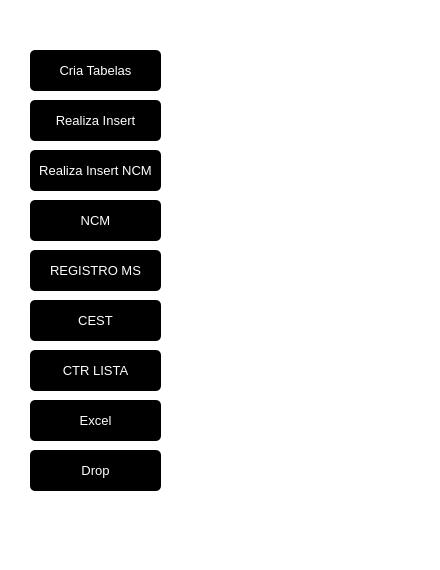
<?xml version="1.0" encoding="UTF-8"?>
<ui version="4.0">
 <class>MainWindow</class>
 <widget class="QMainWindow" name="MainWindow">
  <property name="geometry">
   <rect>
    <x>0</x>
    <y>0</y>
    <width>440</width>
    <height>570</height>
   </rect>
  </property>
  <property name="minimumSize">
   <size>
    <width>440</width>
    <height>570</height>
   </size>
  </property>
  <property name="maximumSize">
   <size>
    <width>440</width>
    <height>570</height>
   </size>
  </property>
  <property name="windowTitle">
   <string>MainWindow</string>
  </property>
  <property name="inputMethodHints">
   <set>Qt::ImhPreferUppercase</set>
  </property>
  <widget class="QWidget" name="centralwidget">
   <widget class="QLabel" name="labelBackground">
    <property name="geometry">
     <rect>
      <x>0</x>
      <y>0</y>
      <width>441</width>
      <height>571</height>
     </rect>
    </property>
    <property name="styleSheet">
     <string notr="true">QLabel {
background-color:rgb(255, 255, 255);}</string>
    </property>
    <property name="text">
     <string/>
    </property>
   </widget>
   <widget class="QPushButton" name="create">
    <property name="geometry">
     <rect>
      <x>30</x>
      <y>50</y>
      <width>131</width>
      <height>41</height>
     </rect>
    </property>
    <property name="font">
     <font>
      <family>Arial</family>
      <pointsize>10</pointsize>
      <weight>50</weight>
      <bold>false</bold>
     </font>
    </property>
    <property name="styleSheet">
     <string notr="true">QPushButton {
	border-radius: 5px;
	color:rgb(255, 255, 255);
	background-color: rgb(0,0,0);

}

QPushButton:hover {
	color:rgb(255, 255, 255);
	background-color: rgb(68, 68, 68)	;

}
</string>
    </property>
    <property name="text">
     <string>Cria Tabelas</string>
    </property>
   </widget>
   <widget class="QLabel" name="labelInfoLista">
    <property name="geometry">
     <rect>
      <x>180</x>
      <y>360</y>
      <width>211</width>
      <height>21</height>
     </rect>
    </property>
    <property name="font">
     <font>
      <pointsize>11</pointsize>
     </font>
    </property>
    <property name="styleSheet">
     <string notr="true">color:rgb(208, 39, 24)</string>
    </property>
    <property name="text">
     <string/>
    </property>
   </widget>
   <widget class="QLabel" name="labelDataCon">
    <property name="geometry">
     <rect>
      <x>40</x>
      <y>530</y>
      <width>371</width>
      <height>20</height>
     </rect>
    </property>
    <property name="text">
     <string/>
    </property>
   </widget>
   <widget class="QPushButton" name="insert">
    <property name="geometry">
     <rect>
      <x>30</x>
      <y>100</y>
      <width>131</width>
      <height>41</height>
     </rect>
    </property>
    <property name="font">
     <font>
      <family>Arial</family>
      <pointsize>10</pointsize>
      <weight>50</weight>
      <bold>false</bold>
     </font>
    </property>
    <property name="styleSheet">
     <string notr="true">QPushButton {
	border-radius: 5px;
	color:rgb(255, 255, 255);
	background-color: rgb(0,0,0);

}

QPushButton:hover {
	color:rgb(255, 255, 255);
	background-color: rgb(68, 68, 68)	;

}
</string>
    </property>
    <property name="text">
     <string>Realiza Insert</string>
    </property>
   </widget>
   <widget class="QPushButton" name="excel">
    <property name="geometry">
     <rect>
      <x>30</x>
      <y>400</y>
      <width>131</width>
      <height>41</height>
     </rect>
    </property>
    <property name="font">
     <font>
      <family>Arial</family>
      <pointsize>10</pointsize>
      <weight>50</weight>
      <bold>false</bold>
     </font>
    </property>
    <property name="styleSheet">
     <string notr="true">QPushButton {
	border-radius: 5px;
	color:rgb(255, 255, 255);
	background-color: rgb(0,0,0);

}

QPushButton:hover {
	color:rgb(255, 255, 255);
	background-color: rgb(68, 68, 68)	;

}
</string>
    </property>
    <property name="text">
     <string>Excel</string>
    </property>
   </widget>
   <widget class="QPushButton" name="btn_update_lista">
    <property name="geometry">
     <rect>
      <x>30</x>
      <y>350</y>
      <width>131</width>
      <height>41</height>
     </rect>
    </property>
    <property name="font">
     <font>
      <family>Arial</family>
      <pointsize>10</pointsize>
      <weight>50</weight>
      <bold>false</bold>
     </font>
    </property>
    <property name="styleSheet">
     <string notr="true">QPushButton {
	border-radius: 5px;
	color:rgb(255, 255, 255);
	background-color: rgb(0,0,0);

}

QPushButton:hover {
	color:rgb(255, 255, 255);
	background-color: rgb(68, 68, 68)	;

}
</string>
    </property>
    <property name="text">
     <string>CTR LISTA</string>
    </property>
   </widget>
   <widget class="QPushButton" name="drop">
    <property name="geometry">
     <rect>
      <x>30</x>
      <y>450</y>
      <width>131</width>
      <height>41</height>
     </rect>
    </property>
    <property name="font">
     <font>
      <family>Arial</family>
      <pointsize>10</pointsize>
      <weight>50</weight>
      <bold>false</bold>
     </font>
    </property>
    <property name="styleSheet">
     <string notr="true">QPushButton {
	border-radius: 5px;
	color:rgb(255, 255, 255);
	background-color: rgb(0,0,0);

}

QPushButton:hover {
	color:rgb(255, 255, 255);
	background-color: rgb(68, 68, 68)	;

}
</string>
    </property>
    <property name="text">
     <string>Drop</string>
    </property>
   </widget>
   <widget class="QPushButton" name="btn_update_ncm">
    <property name="geometry">
     <rect>
      <x>30</x>
      <y>200</y>
      <width>131</width>
      <height>41</height>
     </rect>
    </property>
    <property name="font">
     <font>
      <family>Arial</family>
      <pointsize>10</pointsize>
      <weight>50</weight>
      <bold>false</bold>
     </font>
    </property>
    <property name="styleSheet">
     <string notr="true">QPushButton {
	border-radius: 5px;
	color:rgb(255, 255, 255);
	background-color: rgb(0,0,0);

}

QPushButton:hover {
	color:rgb(255, 255, 255);
	background-color: rgb(68, 68, 68)	;

}
</string>
    </property>
    <property name="text">
     <string>NCM</string>
    </property>
   </widget>
   <widget class="QPushButton" name="btn_update_ms">
    <property name="geometry">
     <rect>
      <x>30</x>
      <y>250</y>
      <width>131</width>
      <height>41</height>
     </rect>
    </property>
    <property name="font">
     <font>
      <family>Arial</family>
      <pointsize>10</pointsize>
      <weight>50</weight>
      <bold>false</bold>
     </font>
    </property>
    <property name="styleSheet">
     <string notr="true">QPushButton {
	border-radius: 5px;
	color:rgb(255, 255, 255);
	background-color: rgb(0,0,0);

}

QPushButton:hover {
	color:rgb(255, 255, 255);
	background-color: rgb(68, 68, 68)	;

}
</string>
    </property>
    <property name="text">
     <string>REGISTRO MS</string>
    </property>
   </widget>
   <widget class="QPushButton" name="btn_update_cest">
    <property name="geometry">
     <rect>
      <x>30</x>
      <y>300</y>
      <width>131</width>
      <height>41</height>
     </rect>
    </property>
    <property name="font">
     <font>
      <family>Arial</family>
      <pointsize>10</pointsize>
      <weight>50</weight>
      <bold>false</bold>
     </font>
    </property>
    <property name="styleSheet">
     <string notr="true">QPushButton {
	border-radius: 5px;
	color:rgb(255, 255, 255);
	background-color: rgb(0,0,0);

}

QPushButton:hover {
	color:rgb(255, 255, 255);
	background-color: rgb(68, 68, 68)	;

}
</string>
    </property>
    <property name="text">
     <string>CEST</string>
    </property>
   </widget>
   <widget class="QLabel" name="labelInfoCest">
    <property name="geometry">
     <rect>
      <x>180</x>
      <y>310</y>
      <width>211</width>
      <height>21</height>
     </rect>
    </property>
    <property name="font">
     <font>
      <pointsize>11</pointsize>
     </font>
    </property>
    <property name="styleSheet">
     <string notr="true">color:rgb(208, 39, 24)</string>
    </property>
    <property name="text">
     <string/>
    </property>
   </widget>
   <widget class="QLabel" name="labelInfoMs">
    <property name="geometry">
     <rect>
      <x>180</x>
      <y>260</y>
      <width>211</width>
      <height>21</height>
     </rect>
    </property>
    <property name="font">
     <font>
      <pointsize>11</pointsize>
     </font>
    </property>
    <property name="styleSheet">
     <string notr="true">color:rgb(208, 39, 24)</string>
    </property>
    <property name="text">
     <string/>
    </property>
   </widget>
   <widget class="QLabel" name="labelInfoNcm">
    <property name="geometry">
     <rect>
      <x>180</x>
      <y>210</y>
      <width>211</width>
      <height>21</height>
     </rect>
    </property>
    <property name="font">
     <font>
      <pointsize>11</pointsize>
     </font>
    </property>
    <property name="styleSheet">
     <string notr="true">color:rgb(208, 39, 24)</string>
    </property>
    <property name="text">
     <string/>
    </property>
   </widget>
   <widget class="QLabel" name="labelInfoInsert">
    <property name="geometry">
     <rect>
      <x>180</x>
      <y>110</y>
      <width>211</width>
      <height>21</height>
     </rect>
    </property>
    <property name="font">
     <font>
      <pointsize>11</pointsize>
     </font>
    </property>
    <property name="styleSheet">
     <string notr="true">color:rgb(208, 39, 24)</string>
    </property>
    <property name="text">
     <string/>
    </property>
   </widget>
   <widget class="QLabel" name="labelInfoCreate">
    <property name="geometry">
     <rect>
      <x>180</x>
      <y>60</y>
      <width>211</width>
      <height>21</height>
     </rect>
    </property>
    <property name="font">
     <font>
      <pointsize>11</pointsize>
     </font>
    </property>
    <property name="styleSheet">
     <string notr="true">color:rgb(208, 39, 24)</string>
    </property>
    <property name="text">
     <string/>
    </property>
   </widget>
   <widget class="QLabel" name="labelInfoDrop">
    <property name="geometry">
     <rect>
      <x>190</x>
      <y>460</y>
      <width>211</width>
      <height>21</height>
     </rect>
    </property>
    <property name="font">
     <font>
      <pointsize>11</pointsize>
     </font>
    </property>
    <property name="styleSheet">
     <string notr="true">color:rgb(208, 39, 24)</string>
    </property>
    <property name="text">
     <string/>
    </property>
   </widget>
   <widget class="QLabel" name="labelInfoExcel">
    <property name="geometry">
     <rect>
      <x>190</x>
      <y>400</y>
      <width>211</width>
      <height>21</height>
     </rect>
    </property>
    <property name="font">
     <font>
      <pointsize>11</pointsize>
     </font>
    </property>
    <property name="styleSheet">
     <string notr="true">color:rgb(208, 39, 24)</string>
    </property>
    <property name="text">
     <string/>
    </property>
   </widget>
   <widget class="QPushButton" name="insertNcm">
    <property name="geometry">
     <rect>
      <x>30</x>
      <y>150</y>
      <width>131</width>
      <height>41</height>
     </rect>
    </property>
    <property name="font">
     <font>
      <family>Arial</family>
      <pointsize>10</pointsize>
      <weight>50</weight>
      <bold>false</bold>
     </font>
    </property>
    <property name="styleSheet">
     <string notr="true">QPushButton {
	border-radius: 5px;
	color:rgb(255, 255, 255);
	background-color: rgb(0,0,0);

}

QPushButton:hover {
	color:rgb(255, 255, 255);
	background-color: rgb(68, 68, 68)	;

}
</string>
    </property>
    <property name="text">
     <string>Realiza Insert NCM</string>
    </property>
   </widget>
   <widget class="QLabel" name="labelInfoInsertNcm">
    <property name="geometry">
     <rect>
      <x>180</x>
      <y>160</y>
      <width>211</width>
      <height>21</height>
     </rect>
    </property>
    <property name="font">
     <font>
      <pointsize>11</pointsize>
     </font>
    </property>
    <property name="styleSheet">
     <string notr="true">color:rgb(208, 39, 24)</string>
    </property>
    <property name="text">
     <string/>
    </property>
   </widget>
  </widget>
 </widget>
 <resources/>
 <connections/>
</ui>
